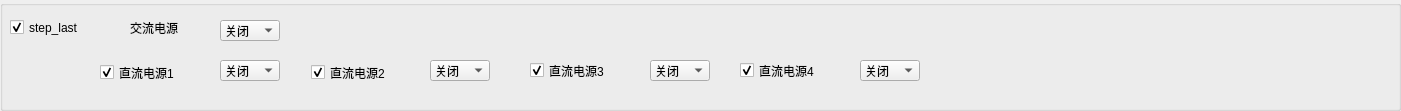
  <widget class="QGroupBox" name="groupBox_11">
   <property name="geometry">
    <rect>
     <x>10</x>
     <y>770</y>
     <width>1401</width>
     <height>111</height>
    </rect>
   </property>
   <property name="title">
    <string/>
   </property>
   <widget class="QComboBox" name="comboBox_S_End_DC4">
    <property name="geometry">
     <rect>
      <x>860</x>
      <y>60</y>
      <width>60</width>
      <height>21</height>
     </rect>
    </property>
    <item>
     <property name="text">
      <string>关闭</string>
     </property>
    </item>
    <item>
     <property name="text">
      <string>开启</string>
     </property>
    </item>
   </widget>
   <widget class="QComboBox" name="comboBox_S_End_AC">
    <property name="geometry">
     <rect>
      <x>220</x>
      <y>20</y>
      <width>60</width>
      <height>21</height>
     </rect>
    </property>
    <item>
     <property name="text">
      <string>关闭</string>
     </property>
    </item>
    <item>
     <property name="text">
      <string>开启</string>
     </property>
    </item>
   </widget>
   <widget class="QCheckBox" name="checkBox_S_End">
    <property name="geometry">
     <rect>
      <x>10</x>
      <y>17</y>
      <width>111</width>
      <height>21</height>
     </rect>
    </property>
    <property name="text">
     <string>step_last</string>
    </property>
    <property name="checked">
     <bool>true</bool>
    </property>
   </widget>
   <widget class="QLabel" name="label_8">
    <property name="geometry">
     <rect>
      <x>130</x>
      <y>20</y>
      <width>81</width>
      <height>16</height>
     </rect>
    </property>
    <property name="text">
     <string>交流电源</string>
    </property>
   </widget>
   <widget class="QComboBox" name="comboBox_S_End_DC1">
    <property name="geometry">
     <rect>
      <x>220</x>
      <y>60</y>
      <width>60</width>
      <height>21</height>
     </rect>
    </property>
    <item>
     <property name="text">
      <string>关闭</string>
     </property>
    </item>
    <item>
     <property name="text">
      <string>开启</string>
     </property>
    </item>
   </widget>
   <widget class="QComboBox" name="comboBox_S_End_DC3">
    <property name="geometry">
     <rect>
      <x>650</x>
      <y>60</y>
      <width>60</width>
      <height>21</height>
     </rect>
    </property>
    <item>
     <property name="text">
      <string>关闭</string>
     </property>
    </item>
    <item>
     <property name="text">
      <string>开启</string>
     </property>
    </item>
   </widget>
   <widget class="QCheckBox" name="checkBox_S_End_DC2">
    <property name="geometry">
     <rect>
      <x>311</x>
      <y>62</y>
      <width>111</width>
      <height>21</height>
     </rect>
    </property>
    <property name="text">
     <string>直流电源2</string>
    </property>
    <property name="checked">
     <bool>true</bool>
    </property>
   </widget>
   <widget class="QCheckBox" name="checkBox_S_End_DC3">
    <property name="geometry">
     <rect>
      <x>530</x>
      <y>60</y>
      <width>111</width>
      <height>21</height>
     </rect>
    </property>
    <property name="text">
     <string>直流电源3</string>
    </property>
    <property name="checked">
     <bool>true</bool>
    </property>
   </widget>
   <widget class="QCheckBox" name="checkBox_S_End_DC4">
    <property name="geometry">
     <rect>
      <x>740</x>
      <y>60</y>
      <width>121</width>
      <height>21</height>
     </rect>
    </property>
    <property name="text">
     <string>直流电源4</string>
    </property>
    <property name="checked">
     <bool>true</bool>
    </property>
   </widget>
   <widget class="QComboBox" name="comboBox_S_End_DC2">
    <property name="geometry">
     <rect>
      <x>430</x>
      <y>60</y>
      <width>60</width>
      <height>21</height>
     </rect>
    </property>
    <item>
     <property name="text">
      <string>关闭</string>
     </property>
    </item>
    <item>
     <property name="text">
      <string>开启</string>
     </property>
    </item>
   </widget>
   <widget class="QCheckBox" name="checkBox_S_End_DC1">
    <property name="geometry">
     <rect>
      <x>100</x>
      <y>62</y>
      <width>121</width>
      <height>21</height>
     </rect>
    </property>
    <property name="text">
     <string>直流电源1</string>
    </property>
    <property name="checked">
     <bool>true</bool>
    </property>
   </widget>
  </widget>
